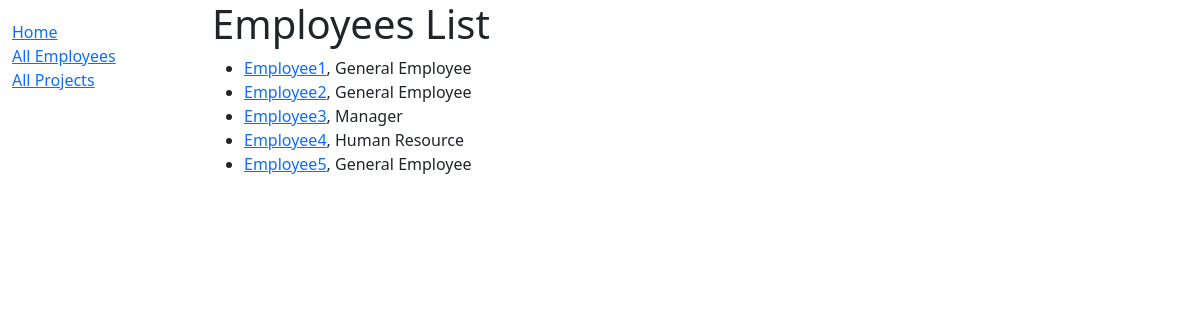
The page /home/employee/ on the database its author committed.
### Employee/models.py (models this page shows, shortened)
class EmployeeInfo(models.Model):
    employeeId = models.AutoField(
        primary_key=True
    )
    employeeName = models.CharField(
        max_length=50
    )
    availableRoles = (
        ('e', 'General Employee'),
        ('m', 'Manager'),
        ('h', 'Human Resource')
    )
    employeeRole = models.CharField(
        max_length=1,
        choices=availableRoles,
        default='e',
    )
    projectId = models.ForeignKey('Project', null=True, on_delete=models.RESTRICT, blank=True)
    managerId = models.ForeignKey('EmployeeInfo', null=True, on_delete=models.RESTRICT, blank=True)
    class Meta:
        ordering = ['employeeId']
    def get_absolute_url(self):
        return reverse('EmployeeInfo-detail', args=[self.employeeId])

### Employee/views.py (the view)
# urls.py: path('employee/', views.EmployeeListView.as_view(), name='employee'),
class EmployeeListView(generic.ListView):
    model = EmployeeInfo
    template_name = 'Employee/EmployeeInfo_list.html'

### Employee/templates/Employee/EmployeeInfo_list.html
{% extends "base.html" %}
{% block content %}
  <h1>Employees List</h1>
  {% if employeeinfo_list %}
    <ul>
      {% for emp in employeeinfo_list %}
      <li>
        <a href="{{ emp.get_absolute_url }}">{{ emp.employeeName }}</a>, {{emp.get_employeeRole_display}}
      </li>
      {% endfor %}
    </ul>
  {% else %}
    <p>There are no books in the library.</p>
  {% endif %}
{% endblock %}

### Employee/templates/base.html (shortened to what this page needs)
<!DOCTYPE html>
<html lang="en">
  <head>
    <link href="https://cdn.jsdelivr.net/npm/bootstrap@5.3.2/dist/css/bootstrap.min.css"
      rel="stylesheet"
>
    {% load static %}
    <link rel="stylesheet" href="{% static 'css/styles.css' %}" />
  </head>
  <body>
    <div class="container-fluid">
      <div class="row">
        <div class="col-sm-2">
          {% block sidebar %}
            <ul class="sidebar-nav">
              <li><a href="{% url 'index' %}">Home</a></li>
              <li><a href="{% url 'employee' %}">All Employees</a></li>
              <li><a href="{% url 'project' %}">All Projects</a></li>
            </ul>
          {% endblock %}
        </div>
        <div class="col-sm-10 ">{% block content %}{% endblock %}</div>
      </div>
    </div>
  </body>
</html>

### Employee/static/css/styles.css (style rules this page uses)
.sidebar-nav { margin-top: 20px; padding: 0; list-style: none; }

### rows shown on the page
EmployeeInfo: employeeName "Employee1", employeeRole "General Employee"
EmployeeInfo: employeeName "Employee2", employeeRole "General Employee"
EmployeeInfo: employeeName "Employee3", employeeRole "Manager"
EmployeeInfo: employeeName "Employee4", employeeRole "Human Resource"
EmployeeInfo: employeeName "Employee5", employeeRole "General Employee"
